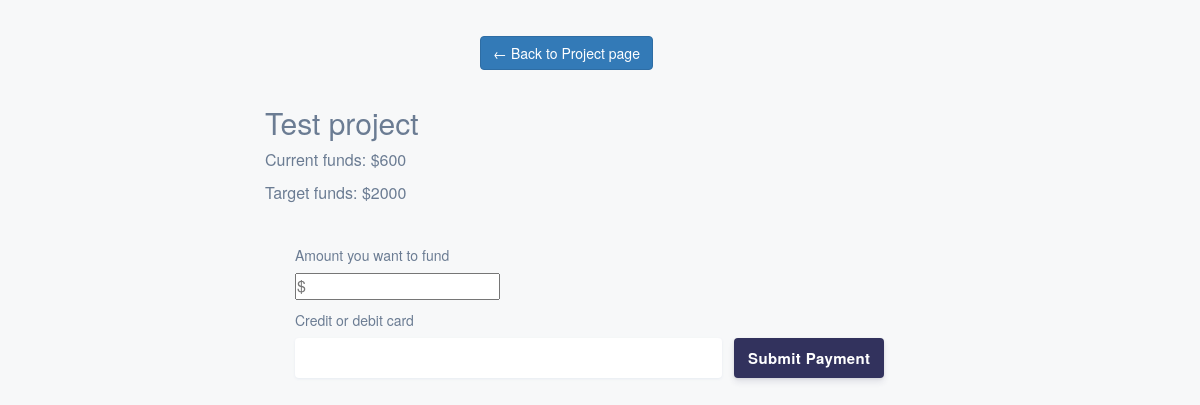
The page /projects/1/support_project on the database its author committed.
### ecohub/models.py (models this page shows, shortened)
class Project(models.Model):
    owner = models.ForeignKey(User, default=1, on_delete=models.SET_DEFAULT)
    category = models.ForeignKey(NewsCategory, default=1, verbose_name="Category", on_delete=models.SET_DEFAULT)
    title = models.CharField(max_length=255)
    published = models.DateField(auto_now_add=True)
    abstract = models.TextField()
    description = models.TextField()
    target_funds = models.BigIntegerField()
    current_funds = models.BigIntegerField(default=0)
    attachment = models.FileField(upload_to='uploads/%Y/%m/%d/', blank=True)

### ecohub/views.py (the view)
# urls.py: path("projects/<int:project_id>/support_project", views.fund_project, name="support_project"),
def fund_project(request, project_id):
    project = Project.objects.get(pk=project_id)
    if request.method == "POST":
        amount = request.POST["amount"]
        print(f"Received funds: {amount}")
        project.current_funds += int(amount)
        project.save()
        new_fund = Fund(project_reference=project, contributor=request.user, amount=int(amount))
        new_fund.save()
        intent = stripe.PaymentIntent.create(
            amount=100,
            currency='usd',
            metadata={'integration_check': 'accept_a_payment'},
        )
        return redirect(project_view, project_id)
    else:
        context = {
            'project': project
        }
        return render(request, 'ecohub/fundproject.html', context=context)

### ecohub/templates/ecohub/fundproject.html (shortened to what this page needs)
{% load static %}
<!DOCTYPE html>
    <html>
        <head>
            <link href="https://maxcdn.bootstrapcdn.com/bootstrap/3.3.7/css/bootstrap.min.css" type="text/css" rel="stylesheet">
            <link rel="stylesheet" href="{% static 'ecohub/CSS/stripe.css' %}" media="screen"/>
    </head>
    <body>
        <div class="back_button">
            <p>
                <a href="{% url 'project' project.id %}" class="btn btn-primary project-btn"> &leftarrow; Back to Project page</a>
            </p>
        </div>
        <div class="wrapper">
        <h2>{{ project.title }}</h2>
        <p>Current funds: ${{ project.current_funds }}</p>
        <p>Target funds: ${{ project.target_funds }}</p>
        <form method="post" id="payment-form">
            <div class="form-row">
                <p>
                    <label for="fund-amount">Amount you want to fund</label>
                    <input id="fund-amount" type="number" placeholder="$" name="amount">
                </p>
            </div>
            <div class="form-row">
            <label for="card-element">
                Credit or debit card
            </label>
            <div id="card-element" class="StripeElement StripeElement--empty"><div class="__PrivateStripeElement" style="margin: 0px !important; padding: 0px !important; border: none !important; display: block !important; background: transparent !important; position: relative !important; opacity: 1 !important;"><iframe frameborder="0" allowtransparency="true" scrolling="no" name="__privateStripeFrame5" allowpaymentrequest="true" src="https://js.stripe.com/v3/elements-inner-card-51e0a63f433555284925f9663bcb948d.html#style[base][color]=%2332325d&amp;style[base][fontFamily]=%22Helvetica+Neue%22%2C+Helvetica%2C+sans-serif&amp;style[base][fontSmoothing]=antialiased&amp;style[base][fontSize]=16px&amp;style[base][::placeholder][color]=%23aab7c4&amp;style[invalid][color]=%23fa755a&amp;style[invalid][iconColor]=%23fa755a&amp;componentName=card&amp;wait=false&amp;rtl=false&amp;keyMode=test&amp;apiKey=pk_test_wYmgn5NQEBmwpoAqmMBxvBw000r4bIDeLY&amp;origin=https%3A%2F%2Fstripe.com&amp;referrer=https%3A%2F%2Fstripe.com%2Fdocs%2Fstripe-js&amp;controllerId=__privateStripeController1" title="Secure payment input frame" style="border: none !important; margin: 0px !important; padding: 0px !important; width: 1px !important; min-width: 100% !important; overflow: hidden !important; display: block !important; user-select: none !important; height: 19.2px;"></iframe><input class="__PrivateStripeElement-input" aria-hidden="true" aria-label=" " autocomplete="false" maxlength="1" style="border: none !important; display: block !important; position: absolute !important; height: 1px !important; top: 0px !important; left: 0px !important; padding: 0px !important; margin: 0px !important; width: 100% !important; opacity: 0 !important; background: transparent !important; pointer-events: none !important; font-size: 16px !important;"></div></div>
            <div id="card-errors" role="alert"></div>
            </div>
            <button>Submit Payment</button>
        </form>
        </div>
    </body>
</html>

### static/ecohub/CSS/stripe.css (style rules this page uses)
body, html { height: 100%; background-color: #f7f8f9; color: #6b7c93; }
*, label { font-family: "Helvetica Neue", Helvetica, sans-serif; font-size: 16px; font-variant: normal; padding: 0; margin: 0; -webkit-font-smoothing: antialiased; }
button { border: none; border-radius: 4px; outline: none; text-decoration: none; color: #fff; background: #32325d; white-space: nowrap; display: inline-block; height: 40px; line-height: 40px; padding: 0 14px; box-shadow: 0 4px 6px rgba(50, 50, 93, .11), 0 1px 3px rgba(0, 0, 0, .08); border-radius: 4px; font-size: 15px; font-weight: 600; letter-spacing: 0.025em; text-decoration: none; -webkit-transition: all 150ms ease; transition: all 150ms ease; float: left; margin-left: 12px; margin-top: 28px; }
form { padding: 30px; height: 120px; }
label { font-weight: 500; font-size: 14px; display: block; margin-bottom: 8px; }
#card-errors { height: 20px; padding: 4px 0; color: #fa755a; }
.form-row { width: 70%; float: left; }
.wrapper { width: 670px; margin: 0 auto; height: 100%; }
.StripeElement { box-sizing: border-box; height: 40px; padding: 10px 12px; border: 1px solid transparent; border-radius: 4px; background-color: white; box-shadow: 0 1px 3px 0 #e6ebf1; -webkit-transition: box-shadow 150ms ease; transition: box-shadow 150ms ease; }
.back_button { margin-top: 3%; margin-bottom: 3%; width: 20%; margin-left: 40%; margin-right: 40%; justify-content: center; }

### rows shown on the page
Project: title "Test project", current_funds "600", target_funds "2000"
